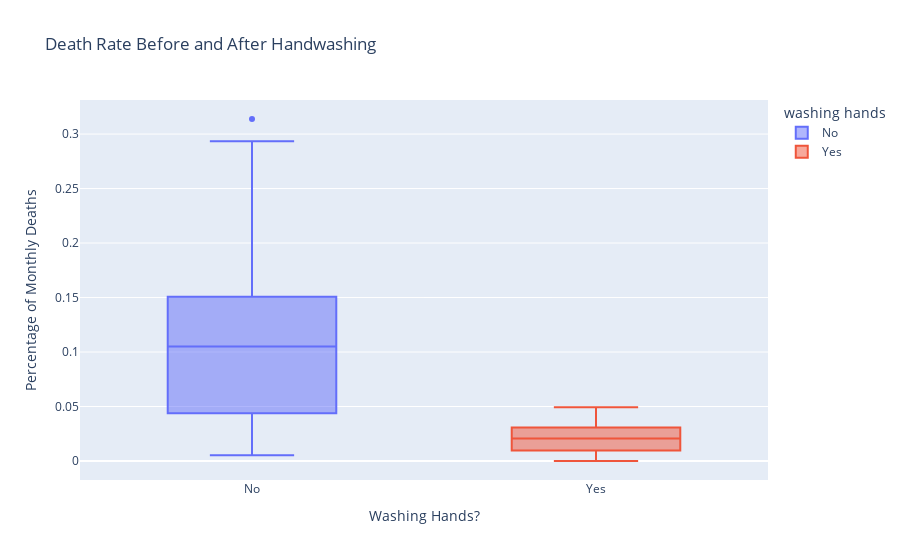

Notebook code cell kept with this figure:
### Code cell
box = px.box(df_monthly,
             x='washing hands',
             y='death rate',
             color='washing hands',
             title='Death Rate Before and After Handwashing')

box.update_layout(xaxis_title='Washing Hands?',
                  yaxis_title='Percentage of Monthly Deaths')

### Figure 1 — Plotly figure (JSON) as saved in the notebook; plotly's stock layout.template omitted (floating-point values rounded to 4 significant figures)
{"data": [{"alignmentgroup": "True", "hovertemplate": "washing hands=%{x}<br>death rate=%{y}<extra></extra>", "legendgroup": "No", "marker": {"color": "#636efa"}, "name": "No", "notched": false, "offsetgroup": "No", "orientation": "v", "showlegend": true, "x": ["No", "No", "No", "No", "No", "No", "No", "No", "No", "No", "No", "No", "No", "No", "No", "No", "No", "No", "No", "No", "No", "No", "No", "No", "No", "No", "No", "No", "No", "No", "No", "No", "No", "No", "No", "No", "No", "No", "No", "No", "No", "No", "No", "No", "No", "No", "No", "No", "No", "No", "No", "No", "No", "No", "No", "No", "No", "No", "No", "No", "No", "No", "No", "No", "No", "No", "No", "No", "No", "No", "No", "No", "No", "No", "No", "No"], "x0": " ", "xaxis": "x", "y": [0.1457, 0.07531, 0.04332, 0.01569, 0.007843, 0.05, 0.08421, 0.01351, 0.01878, 0.1102, 0.2255, 0.2085, 0.1222, 0.1023, 0.1074, 0.03226, 0.06593, 0.2078, 0.2546, 0.1839, 0.2934, 0.2297, 0.3138, 0.1912, 0.1597, 0.1241, 0.1193, 0.06098, 0.04082, 0.005236, 0.01554, 0.02262, 0.176, 0.07143, 0.08051, 0.1516, 0.1128, 0.1703, 0.1731, 0.05833, 0.02679, 0.04369, 0.0632, 0.01224, 0.03226, 0.1102, 0.1055, 0.07591, 0.04745, 0.04452, 0.04231, 0.04392, 0.07143, 0.06122, 0.03586, 0.1055, 0.1484, 0.1094, 0.1049, 0.1339, 0.1809, 0.1543, 0.1897, 0.1344, 0.1015, 0.131, 0.1806, 0.1439, 0.1496, 0.1077, 0.05369, 0.03215, 0.01923, 0.03607, 0.1827, 0.1224], "y0": " ", "yaxis": "y", "type": "box"}, {"alignmentgroup": "True", "hovertemplate": "washing hands=%{x}<br>death rate=%{y}<extra></extra>", "legendgroup": "Yes", "marker": {"color": "#EF553B"}, "name": "Yes", "notched": false, "offsetgroup": "Yes", "orientation": "v", "showlegend": true, "x": ["Yes", "Yes", "Yes", "Yes", "Yes", "Yes", "Yes", "Yes", "Yes", "Yes", "Yes", "Yes", "Yes", "Yes", "Yes", "Yes", "Yes", "Yes", "Yes", "Yes", "Yes", "Yes"], "x0": " ", "xaxis": "x", "y": [0.02239, 0.012, 0.01894, 0.0458, 0.03957, 0.04472, 0.0293, 0.03534, 0.006873, 0.0, 0.006557, 0.009585, 0.01136, 0.003717, 0.0, 0.009615, 0.02341, 0.02903, 0.0134, 0.02233, 0.03085, 0.04926], "y0": " ", "yaxis": "y", "type": "box"}], "layout": {"xaxis": {"anchor": "y", "domain": [0.0, 1.0], "title": {"text": "Washing Hands?"}, "categoryorder": "array", "categoryarray": ["No", "Yes"]}, "yaxis": {"anchor": "x", "domain": [0.0, 1.0], "title": {"text": "Percentage of Monthly Deaths"}}, "legend": {"title": {"text": "washing hands"}, "tracegroupgap": 0}, "title": {"text": "Death Rate Before and After Handwashing"}, "boxmode": "overlay"}}
